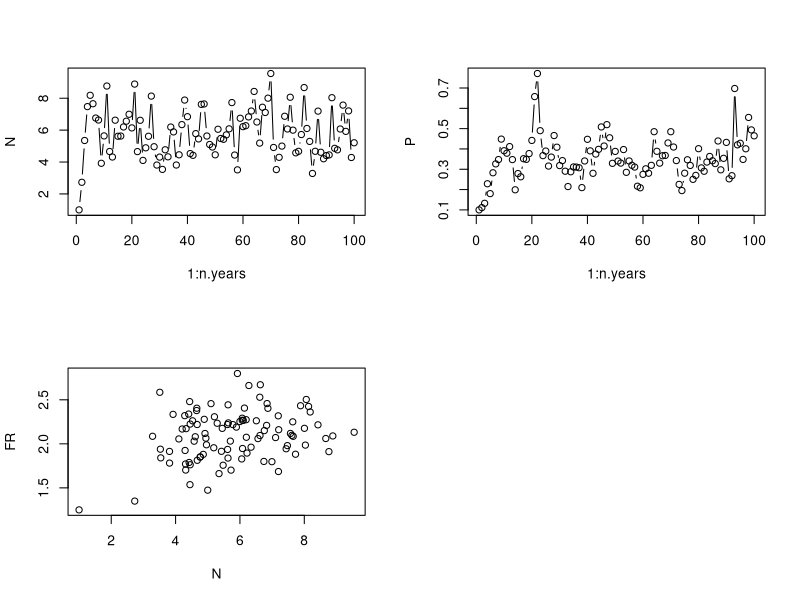

Here is the R script that generated this plot: (Note: this script raises an error after producing the figure.)
### FB 13/11/2017 - predator-prey model with noisy functional response data
### Writes down the likelihood of the model under the assumption of Gaussian noise on the FR

rm(list=ls())
graphics.off()

### Model used (use stored simulated data later on, just tryouts for now)
n.years<-100  	# Number of years - 25 first, perhaps use 50 or 100 / worked very well with almost no process error on the real scale
N1<-1			# Initial pop size
P1<-0.1
K<-1			# threshold dd 
beta<-1			# density-dependence exponent
rmax_V<-2			# Max AVERAGE growth rate (thus not a true max...)
rmax_P<-0.5
sigma2.proc<-0.05		# worked well with 0.005
# Process sigma on the log-scale, use the Peretti et al. value. 0.005


### FR and predator parameters
C<-2.5
D<-1
Q<-10

### Simulation of data
#set.seed(42) 
set.seed(41)
#set.seed(40)

y<-N<-P<-FR<-numeric(n.years)
N[1]<-N1
P[1]<-P1
FR[1]<-C*N[1]/(D+N[1])

rV<-rnorm(n.years-1,rmax_V,sqrt(sigma2.proc))
rP<-rnorm(n.years-1,rmax_P,sqrt(sigma2.proc))
FRnoise<-rnorm(n.years,0,sqrt(sigma2.proc))

for (t in 1:(n.years-1)){
 
  FR[t+1]<-(C*N[t]/(D+N[t])) + FRnoise[t+1]
  N[t+1]<-N[t]*(exp(rV[t])/(1+(N[t]/K)^beta))*exp(-FR[t]*P[t]/N[t])
  P[t+1]<-P[t]*exp(rP[t])/(1+P[t]*Q/N[t])
}
## Plotting time series of abundances and FR
par(mfrow=c(2,2))
plot(1:n.years,N,type="b")
plot(1:n.years,P,type="b")
#curve(dbeta(x,a,b),from=0, to=1)
plot(N,FR)

### Produce dataset to fit
data = cbind(log(N),log(P),FR) 

################# Define the likelihood ########################################
logLik=function(theta,y){
#### y is the data with n rows and 3 columns // log-abundance data + FR data

#### Parameters
# theta1 = r 
# theta2 = gamma
# theta3 = sigma1
# theta4 = s
# theta5 = q 
# theta6 = sigma2
# theta7 = C
# theta8 = D
# theta9 = sigma3

n=nrow(y)
ll = 0.0 ### Or p_1(a_1|x_1) p(x_1)
for (t in 2:n){
N_t = exp(y[t-1,1])
P_t = exp(y[t-1,2]) 
mu1 = y[t-1,1] + theta[1] - log(1+theta[2]*N_t) - y[t-1,3]*N_t/P_t
mu2 = y[t-1,2] + theta[4] - log((1+theta[5]*P_t/N_t))
mu3 = (theta[7]*N_t)/(theta[8] + N_t)
ll= ll + log(dnorm(y[t,1], mu1, theta[3])) +  log(dnorm(y[t,2], mu2, theta[6])) +log(dnorm(y[t,3], mean = mu1, sd = theta[9]))
}
return(ll)
}

################ Now optimize the LL ###########################################
theta_start = c(runif(1,0.5,2),runif(1,0.001,0.01),runif(1,0.1,2),runif(1,0.1,2),runif(1,0.1,5),runif(1,0.1,2), runif(1,10,100),runif(1,0.01,0.1),runif(1,1,10))
#theta=theta_start
#y=data

p_opt<-optim(theta_start, logLik, y=data,method="BFGS",hessian=T)

